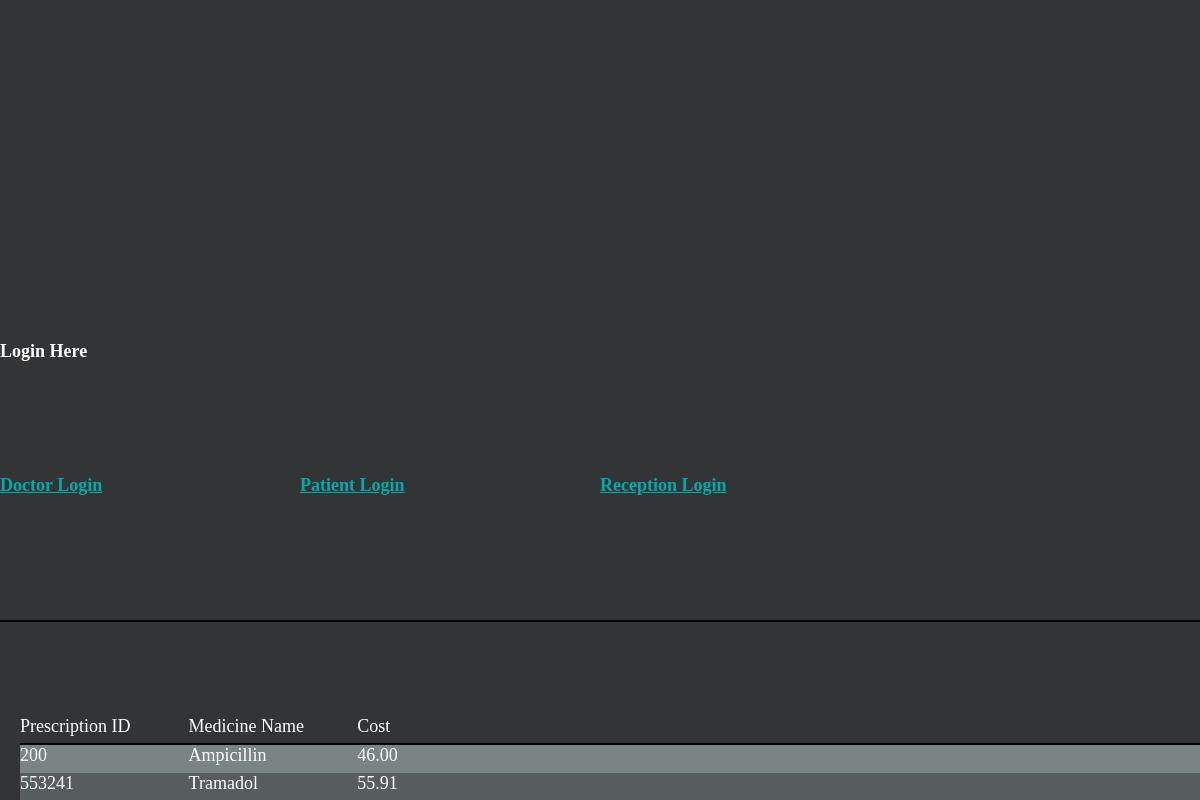
Page /patient/prescriptions.php?MRN=3147895 on the committed database.
### tables this page shows
CREATE TABLE `patient` (
  `pMRN` int(11) NOT NULL,
  `pPhone` char(10) NOT NULL,
  `pInsure` varchar(35) NOT NULL,
  `pAddress` varchar(35) NOT NULL,
  `pLName` varchar(15) NOT NULL,
  `pFName` varchar(15) NOT NULL,
  `pSSN` varchar(9) NOT NULL,
  `pDOB` date NOT NULL,
  `pAge` char(3) NOT NULL,
  `procID` varchar(20) NOT NULL,
  `drID` varchar(20) NOT NULL,
  PRIMARY KEY (`pMRN`),
  KEY `procID` (`procID`),
  KEY `drID` (`drID`),
  CONSTRAINT `patient_ibfk_1` FOREIGN KEY (`procID`) REFERENCES `proc` (`procID`),
  CONSTRAINT `patient_ibfk_2` FOREIGN KEY (`drID`) REFERENCES `doctor` (`drID`)
);

CREATE TABLE `prescription` (
  `rxID` varchar(10) NOT NULL,
  `pMRN` int(11) NOT NULL,
  `drID` varchar(20) NOT NULL,
  `rxCost` decimal(8,2) NOT NULL,
  `medID` varchar(20) NOT NULL,
  PRIMARY KEY (`rxID`),
  KEY `drID` (`drID`),
  KEY `medID` (`medID`),
  CONSTRAINT `prescription_ibfk_1` FOREIGN KEY (`drID`) REFERENCES `doctor` (`drID`),
  CONSTRAINT `prescription_ibfk_2` FOREIGN KEY (`medID`) REFERENCES `medicine` (`medID`)
);

CREATE TABLE `medicine` (
  `medID` varchar(20) NOT NULL,
  `medName` varchar(35) NOT NULL,
  `medPrice` decimal(8,2) NOT NULL,
  `medDosage` varchar(15) NOT NULL,
  `expDate` date NOT NULL,
  `medAmount` varchar(25) NOT NULL,
  PRIMARY KEY (`medID`)
);

### patient/prescriptions.php (the view, shortened to what this page needs)
<?php
  include "../templates/header.php";
  require_once "../config.php";
  if(isset($_SESSION['MRN'])){
    $MRN = $_SESSION['MRN'];
  }
  else if(isset($_GET['MRN'])){
    $MRN = $_GET['MRN'];
  }
  $query = "SELECT pFName, pLName, rxID, rxCost, medName
FROM patient, prescription, medicine
WHERE patient.pMRN = prescription.pMRN
AND prescription.medID = medicine.medID
AND prescription.pMRN = '$MRN'";
  $responce = mysqli_query($dbc, $query);
  $tablerownum = "1";
  if ($responce){
    echo '<table> <tr class="pat-table-head">';
    echo '
    <td>Prescription ID</td>
    <td>Medicine Name</td>
    <td>Cost</td></tr>';
      while ($row = mysqli_fetch_array($responce)){
        echo '<tr class="pat-table-row' . $tablerownum . '"> <td>';
        echo $row['rxID'] . '</td> <td>' .
        $row['medName'] . '</td><td>' .
        $row['rxCost'] . '</td>';
        echo '</tr>';
        if ($tablerownum == "1") {
          $tablerownum = "0";
        }
        else {
          $tablerownum = "1";
        }
      }
      echo '</table>';
  }
  else{
    echo "Error with database";
    echo mysqli_connect_error($dbc);
  }
  echo '</div>';
?>

### style.css (style rules this page uses)
* { margin: 0; padding: 0; display: grid; font-size: large; }
.pat-table-head { display: grid; grid-template-columns: repeat(7, 1fr); border-bottom: 2px solid black; }
.pat-table-row0 { display: grid; grid-template-columns: repeat(7, 1fr); background: rgb(87, 92, 94); }
.pat-table-row1 { display: grid; grid-template-columns: repeat(7, 1fr); background: rgb(123, 132, 133); }
table { padding-left: 20px; }

### rows in the picture
patient: prescription.rxID "200", medicine.medName "Ampicillin", prescription.rxCost "46.00", prescription.rxID "553241", medicine.medName "Tramadol", prescription.rxCost "55.91"
